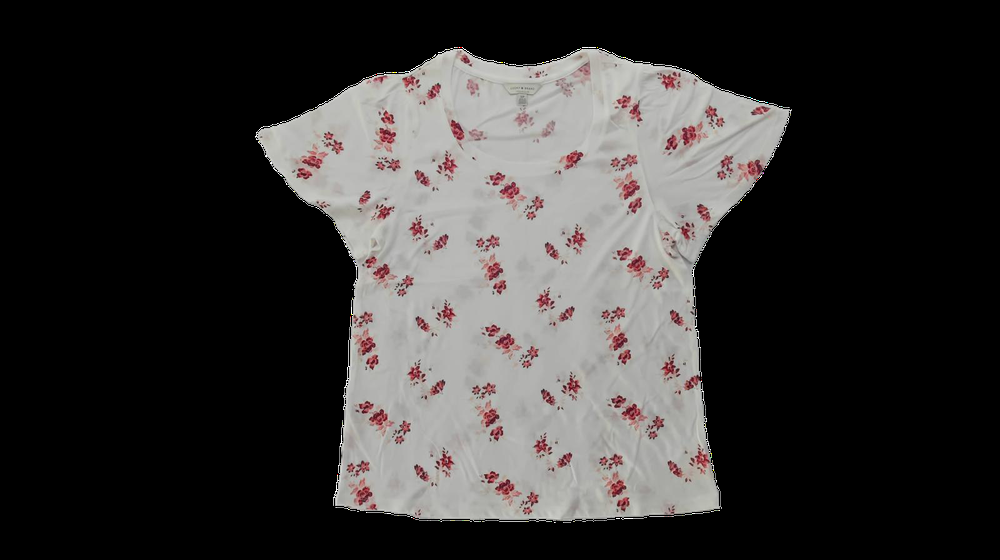
#> input picture contours/PATTERN1.png, 1000 x 560 px, shrunk from 1600 x 896 before the run, found by its file name
$ python check_contours.py
#> lines starting #> are read from the running program, lines starting #| are printed output that depends on the picture; after the words box and inside, x2 and y2 are one past the last pixel; in counts of white or black regions, pixels touching at a corner belong together
# packages
import cv2
import numpy as np

# open source image file
image = cv2.imread('C:/Users/administrator/Desktop/DX_Projects_onGit/autoM/autoM/contours/PATTERN1.png', cv2.IMREAD_UNCHANGED)
#> image is the input picture: shape (560, 1000, 4); mean B, G, R, A 52.6, 53.4, 55.5, 79.7

# convert image to grayscale
image_gray = cv2.cvtColor(image, cv2.COLOR_BGR2GRAY)
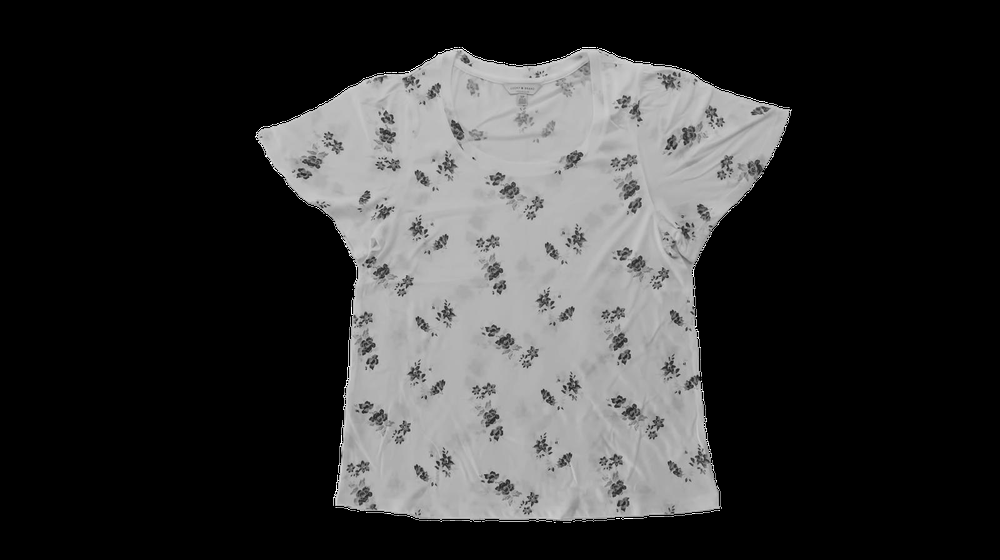
#> image_gray: shape (560, 1000); min 0, max 255, mean 54

# onvert image to blck and white
thresh, image_edges = cv2.threshold(image_gray, 100, 255, cv2.THRESH_BINARY)
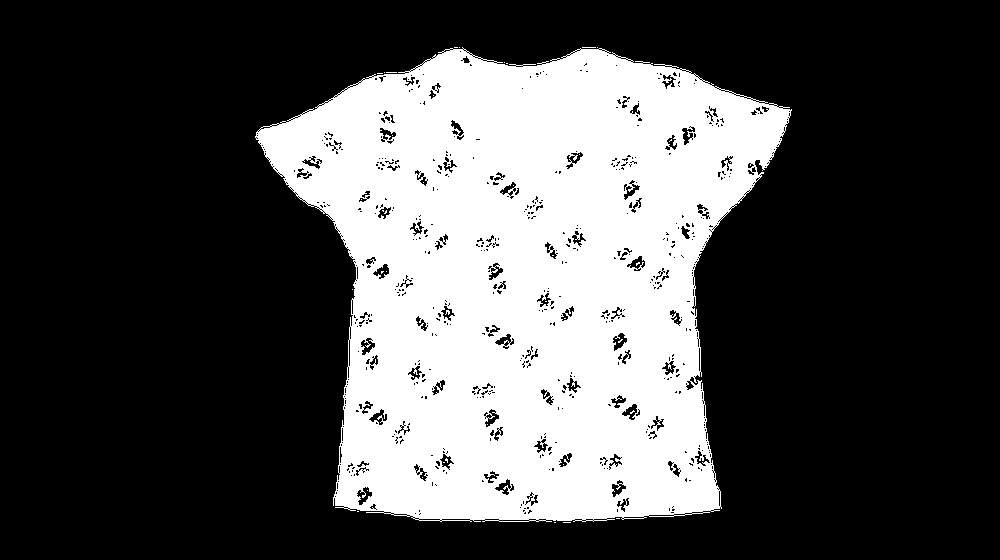
#> image_edges: shape (560, 1000); 30.3% white; 41 white regions (40 under 20 px)

# create canvas
canvas = np.zeros(image.shape, np.uint8)
canvas.fill(255)
#> canvas: shape (560, 1000, 4); every value is 255

# create background mask
mask = np.zeros(image.shape, np.uint8)
mask.fill(255)

# get all contours
contours_draw, hierachy = cv2.findContours(image_edges, cv2.RETR_TREE, cv2.CHAIN_APPROX_NONE)
#> contours_draw = 1154 contours, 990 with area under 20; largest, box (x1, y1, x2, y2) and area: (255, 47, 792, 522) 177593, (612, 332, 628, 352) 171, (356, 486, 373, 506) 170, (360, 337, 376, 356) 161, (368, 408, 388, 426) 159

# get most significant contours
contours_mask, hierachy = cv2.findContours(image_edges, cv2.RETR_EXTERNAL, cv2.CHAIN_APPROX_NONE)
#> contours_mask = 15 contours, 14 with area under 20; largest, box (x1, y1, x2, y2) and area: (255, 47, 792, 522) 177593

# draw all contours
#cv2.drawContours(canvas, contours_draw, 1, (0, 0, 0), 3)

# contours traversal
for contour in range(len(contours_draw)):
    # draw current contour
    cv2.drawContours(canvas, contours_draw, contour, (0, 0, 0), 3)

    # debug
    cv2.waitKey(0)
    cv2.imshow('original',canvas)
#> this loop made 1154 passes
#> pass 1, `cv2.imshow('original',canvas)`:
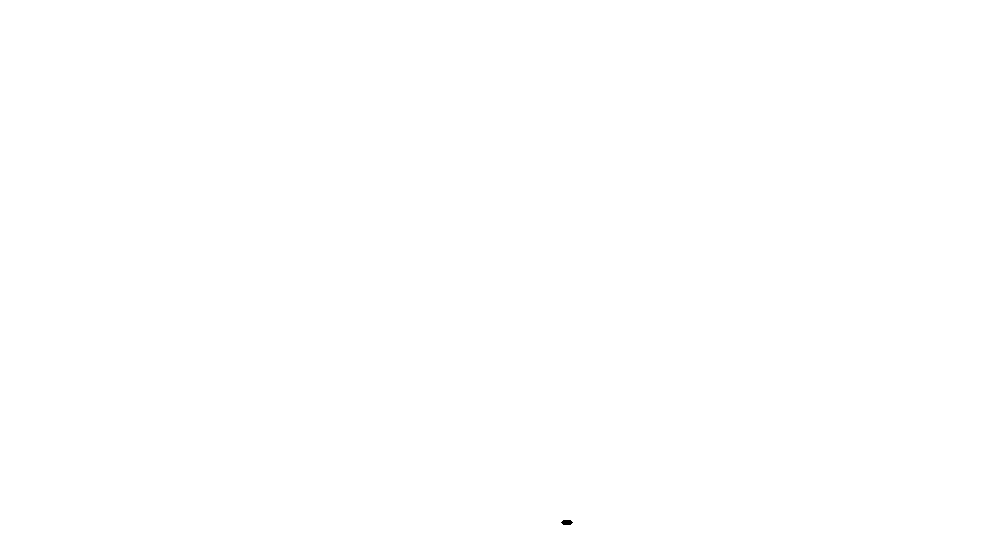
#> window 'original': shape (560, 1000, 4); mean B, G, R, A 255, 255, 255, 255
#> after the loop:
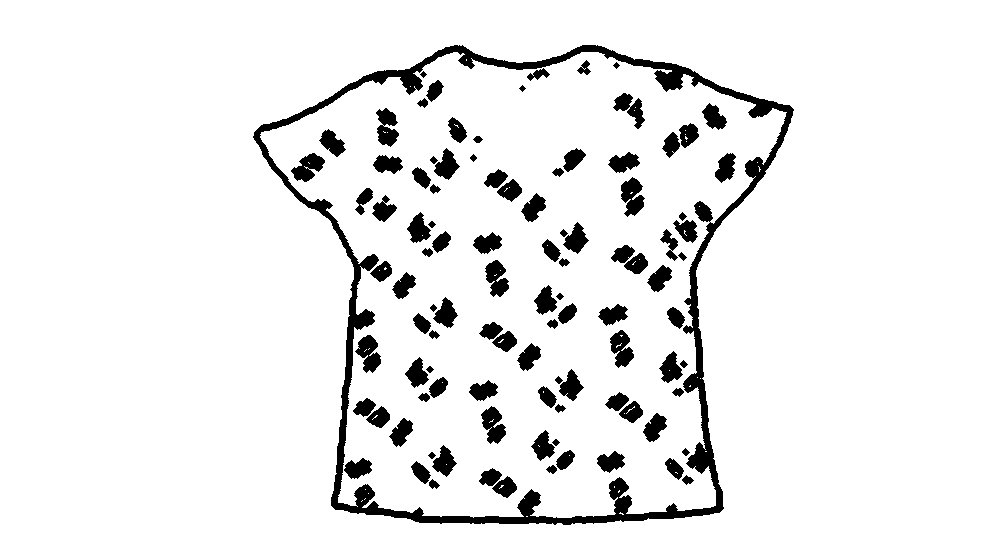
#> canvas: shape (560, 1000, 4); mean of channels 0, 1, 2, 3 236.1, 236.1, 236.1, 236.1; drawn as B, G, R
